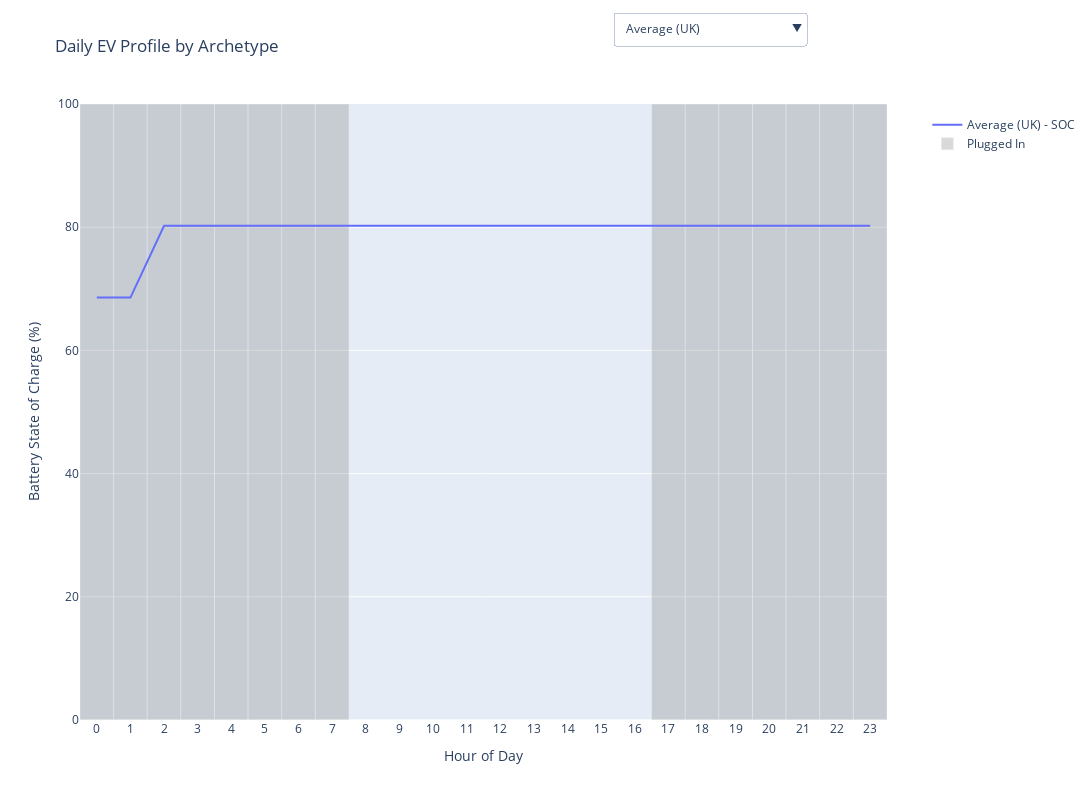

Write notebook code for a chart like this one.
### Markdown cell above
Or we can plot a indidual EV from the population by choosing the archetype from the dropdown menu.

### Code cell
simulator.plot_individual_daily_profile()

### Figure 1 — Plotly figure (JSON) as saved in the notebook; plotly's stock layout.template omitted (floating-point values rounded to 4 significant figures)
{"data": [{"line": {"width": 2}, "name": "Average (UK) - SOC", "type": "scatter", "visible": true, "x": [0, 1, 2, 3, 4, 5, 6, 7, 8, 9, 10, 11, 12, 13, 14, 15, 16, 17, 18, 19, 20, 21, 22, 23], "y": [68.57, 68.57, 80.24, 80.24, 80.24, 80.24, 80.24, 80.24, 80.24, 80.24, 80.24, 80.24, 80.24, 80.24, 80.24, 80.24, 80.24, 80.24, 80.24, 80.24, 80.24, 80.24, 80.24, 80.24]}, {"marker": {"color": "rgba(128, 128, 128, 0.3)"}, "name": "Plugged In", "type": "bar", "visible": true, "width": 1, "x": [0, 1, 2, 3, 4, 5, 6, 7, 8, 9, 10, 11, 12, 13, 14, 15, 16, 17, 18, 19, 20, 21, 22, 23], "y": [100, 100, 100, 100, 100, 100, 100, 100, 0, 0, 0, 0, 0, 0, 0, 0, 0, 100, 100, 100, 100, 100, 100, 100]}, {"line": {"width": 2}, "name": "Intelligent Octopus average - SOC", "type": "scatter", "visible": false, "x": [0, 1, 2, 3, 4, 5, 6, 7, 8, 9, 10, 11, 12, 13, 14, 15, 16, 17, 18, 19, 20, 21, 22, 23], "y": [64.34, 74.0, 74.0, 74.0, 83.65, 83.65, 83.65, 83.65, 68.48, 68.48, 68.48, 68.48, 68.48, 68.48, 68.48, 68.48, 53.31, 53.31, 53.31, 53.31, 53.31, 53.31, 53.31, 53.31]}, {"marker": {"color": "rgba(128, 128, 128, 0.3)"}, "name": "Plugged In", "type": "bar", "visible": false, "width": 1, "x": [0, 1, 2, 3, 4, 5, 6, 7, 8, 9, 10, 11, 12, 13, 14, 15, 16, 17, 18, 19, 20, 21, 22, 23], "y": [100, 100, 100, 100, 100, 100, 100, 100, 0, 0, 0, 0, 0, 0, 0, 0, 0, 100, 100, 100, 100, 100, 100, 100]}, {"line": {"width": 2}, "name": "Infrequent charging - SOC", "type": "scatter", "visible": false, "x": [0, 1, 2, 3, 4, 5, 6, 7, 8, 9, 10, 11, 12, 13, 14, 15, 16, 17, 18, 19, 20, 21, 22, 23], "y": [31.98, 43.65, 43.65, 55.31, 66.98, 78.65, 90.31, 90.31, 90.31, 90.31, 90.31, 90.31, 90.31, 90.31, 90.31, 90.31, 90.31, 90.31, 90.31, 90.31, 90.31, 90.31, 90.31, 90.31]}, {"marker": {"color": "rgba(128, 128, 128, 0.3)"}, "name": "Plugged In", "type": "bar", "visible": false, "width": 1, "x": [0, 1, 2, 3, 4, 5, 6, 7, 8, 9, 10, 11, 12, 13, 14, 15, 16, 17, 18, 19, 20, 21, 22, 23], "y": [100, 100, 100, 100, 100, 100, 100, 100, 100, 0, 0, 0, 0, 0, 0, 0, 0, 0, 0, 0, 100, 100, 100, 100]}, {"line": {"width": 2}, "name": "Infrequent driving - SOC", "type": "scatter", "visible": false, "x": [0, 1, 2, 3, 4, 5, 6, 7, 8, 9, 10, 11, 12, 13, 14, 15, 16, 17, 18, 19, 20, 21, 22, 23], "y": [82.58, 82.58, 82.58, 82.58, 82.58, 82.58, 82.58, 82.58, 82.58, 82.58, 82.58, 82.58, 82.58, 82.58, 82.58, 82.58, 82.58, 82.58, 82.58, 82.58, 82.58, 82.58, 82.58, 82.58]}, {"marker": {"color": "rgba(128, 128, 128, 0.3)"}, "name": "Plugged In", "type": "bar", "visible": false, "width": 1, "x": [0, 1, 2, 3, 4, 5, 6, 7, 8, 9, 10, 11, 12, 13, 14, 15, 16, 17, 18, 19, 20, 21, 22, 23], "y": [100, 100, 100, 100, 100, 100, 100, 100, 0, 0, 0, 0, 0, 0, 0, 0, 0, 0, 100, 100, 100, 100, 100, 100]}, {"line": {"width": 2}, "name": "Scheduled charging - SOC", "type": "scatter", "visible": false, "x": [0, 1, 2, 3, 4, 5, 6, 7, 8, 9, 10, 11, 12, 13, 14, 15, 16, 17, 18, 19, 20, 21, 22, 23], "y": [74.79, 74.79, 74.79, 86.46, 86.46, 86.46, 86.46, 86.46, 86.46, 86.46, 86.46, 86.46, 86.46, 86.46, 80.3, 80.3, 80.3, 80.3, 80.3, 80.3, 80.3, 80.3, 80.3, 80.3]}, {"marker": {"color": "rgba(128, 128, 128, 0.3)"}, "name": "Plugged In", "type": "bar", "visible": false, "width": 1, "x": [0, 1, 2, 3, 4, 5, 6, 7, 8, 9, 10, 11, 12, 13, 14, 15, 16, 17, 18, 19, 20, 21, 22, 23], "y": [100, 100, 100, 100, 100, 100, 100, 100, 100, 100, 0, 0, 0, 0, 0, 0, 0, 0, 0, 0, 0, 100, 100, 100]}, {"line": {"width": 2}, "name": "Always plugged-in - SOC", "type": "scatter", "visible": false, "x": [0, 1, 2, 3, 4, 5, 6, 7, 8, 9, 10, 11, 12, 13, 14, 15, 16, 17, 18, 19, 20, 21, 22, 23], "y": [75.18, 75.18, 75.18, 75.18, 75.18, 75.18, 86.85, 86.85, 86.85, 86.85, 86.85, 86.85, 86.85, 86.85, 86.85, 86.85, 80.69, 80.69, 80.69, 80.69, 80.69, 80.69, 80.69, 80.69]}, {"marker": {"color": "rgba(128, 128, 128, 0.3)"}, "name": "Plugged In", "type": "bar", "visible": false, "width": 1, "x": [0, 1, 2, 3, 4, 5, 6, 7, 8, 9, 10, 11, 12, 13, 14, 15, 16, 17, 18, 19, 20, 21, 22, 23], "y": [100, 100, 100, 100, 100, 100, 100, 100, 100, 100, 100, 0, 0, 0, 0, 0, 0, 0, 0, 0, 0, 0, 0, 100]}], "layout": {"height": 800, "legend": {"x": 1.05, "xanchor": "left", "y": 0.99, "yanchor": "top"}, "showlegend": true, "title": {"text": "Daily EV Profile by Archetype"}, "updatemenus": [{"buttons": [{"args": [{"visible": [true, true, false, false, false, false, false, false, false, false, false, false]}], "label": "Average (UK)", "method": "update"}, {"args": [{"visible": [false, false, true, true, false, false, false, false, false, false, false, false]}], "label": "Intelligent Octopus average", "method": "update"}, {"args": [{"visible": [false, false, false, false, true, true, false, false, false, false, false, false]}], "label": "Infrequent charging", "method": "update"}, {"args": [{"visible": [false, false, false, false, false, false, true, true, false, false, false, false]}], "label": "Infrequent driving", "method": "update"}, {"args": [{"visible": [false, false, false, false, false, false, false, false, true, true, false, false]}], "label": "Scheduled charging", "method": "update"}, {"args": [{"visible": [false, false, false, false, false, false, false, false, false, false, true, true]}], "label": "Always plugged-in", "method": "update"}], "direction": "down", "showactive": true, "x": 0.9, "xanchor": "right", "y": 1.15, "yanchor": "top"}], "width": 1500, "xaxis": {"dtick": 1, "range": [-0.5, 23.5], "tick0": 0, "tickmode": "linear", "title": {"text": "Hour of Day"}}, "yaxis": {"range": [0, 100], "title": {"text": "Battery State of Charge (%)"}}}}
